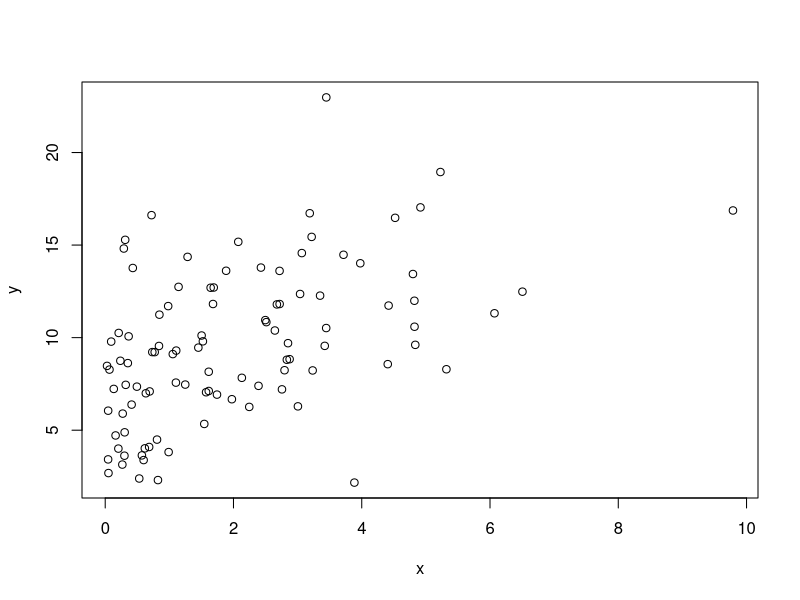
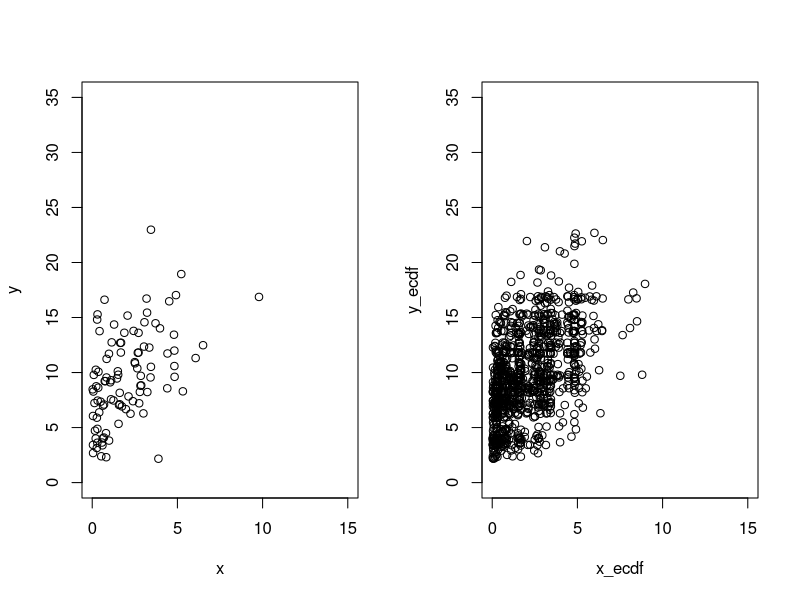

Recreate these plots in R, in order. (Note: this script raises an error after producing the figures.)
#####################################################################
## project computing
#####################################################################


## generate bivariate copula data
## https://www.r-bloggers.com/copulas-made-easy/
## Gaussiam Copula
## one rv is from gamma(1,2)
## one rv is from chisq(1)

require(mvtnorm)
n <- 100
sigma <- matrix(c(1, 0.5, 0.5, 1), nrow = 2)
set.seed(098)
dat <- rmvnorm(n, sigma = sigma)
dat <- pnorm(dat)
x <- qgamma(dat[,1], shape = 1, scale = 2)
y <- qchisq(dat[,2], df = 10)
plot(x, y)


## generate random number with empirical cdf
n <- 1000
sigma <- matrix(c(1, 0.5, 0.5, 1), nrow = 2)
set.seed(456)
dat <- rmvnorm(n, sigma = sigma)
dat <- pnorm(dat)

x_ecdf <- quantile(x, dat[,1])
y_ecdf <- quantile(y, dat[,2])

par(mfrow = c(1,2))
plot(x, y, xlim = c(0, 15), ylim = c(0, 35))
plot(x_ecdf, y_ecdf, xlim = c(0, 15), ylim = c(0, 35))


## generate random number from KDE
## use uniform kernel since it gives us closed form solution
## check the influence of bandwidth to the random number generating
sample.kernel <- function(n, x, y, adj){
  bw_x <- adj * density(x)$bw
  bw_y <- adj * density(x)$bw
  ind <- sample(1:100, n, replace = TRUE)
  x_kde <- x[ind] + runif(n, -bw, bw)
  y_kde <- y[ind] + runif(n, -bw, bw)
  cbind(x_kde, y_kde)
}
adj = 1
xy_kde <- sample.kernel(n, x, y, adj)

par(mfrow = c(2,2))
plot(x, y, xlim = c(0, 15), ylim = c(0, 35))
plot(x_ecdf, y_ecdf, xlim = c(0, 15), ylim = c(0, 35))
plot(xy_kde[,1], xy_kde[,2], xlim = c(0, 15), ylim = c(0, 35))

## use close form solution of uniform kernel

sigma <- matrix(c(1, 0.5, 0.5, 1), nrow = 2)
set.seed(456)
dat <- rmvnorm(n, sigma = sigma)
dat <- pnorm(dat)

adj <- 1
ind <- sample(1:100, n, replace = TRUE)
bw_x <- adj * density(x)$bw
bw_y <- adj * density(y)$bw
x_kde_c <- (2*n*bw_x*dat[,1] - n*bw_x)/n + x[ind]
y_kde_c <- (2*n*bw_y*dat[,2] - n*bw_y)/n + y[ind]

par(mfrow = c(2,2))
plot(x, y, xlim = c(0, 15), ylim = c(0, 35))
plot(x_ecdf, y_ecdf, xlim = c(0, 15), ylim = c(0, 35))
plot(xy_kde[,1], xy_kde[,2], xlim = c(0, 15), ylim = c(0, 35))
plot(x_kde_c, y_kde_c, xlim = c(0, 15), ylim = c(0, 35))
